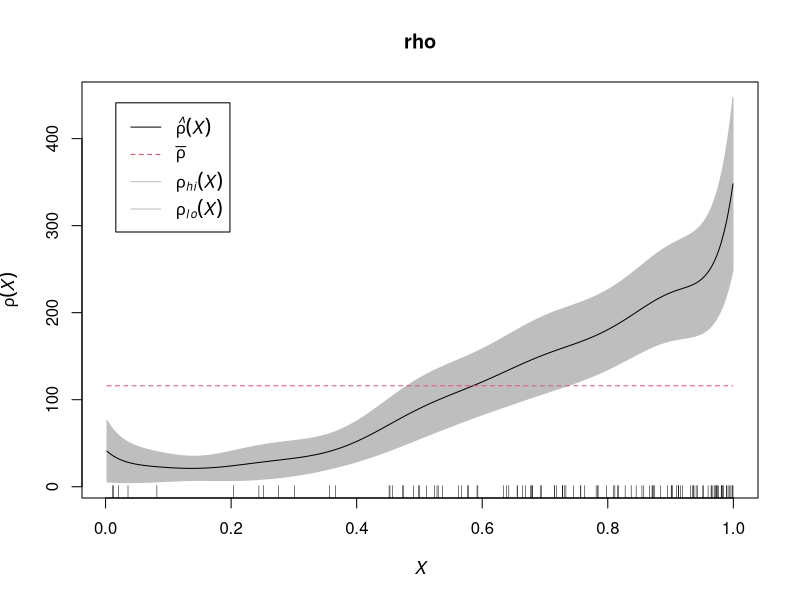
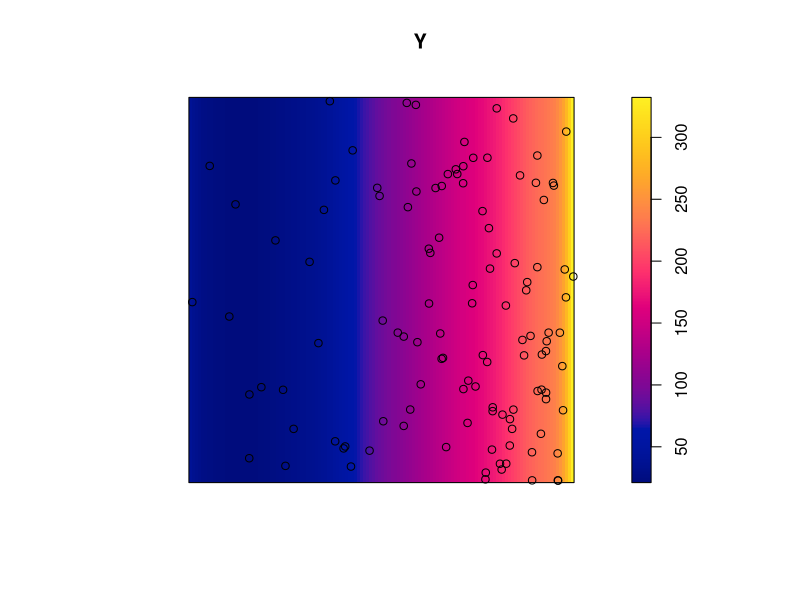
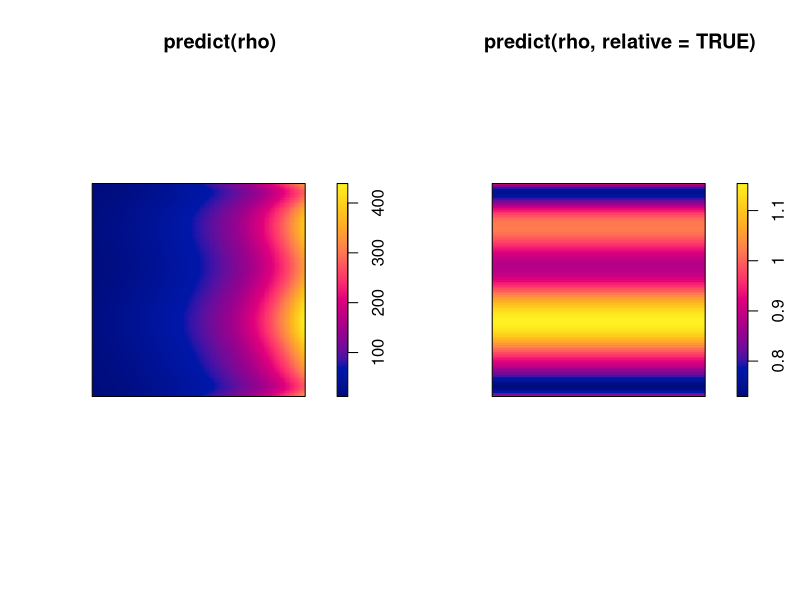
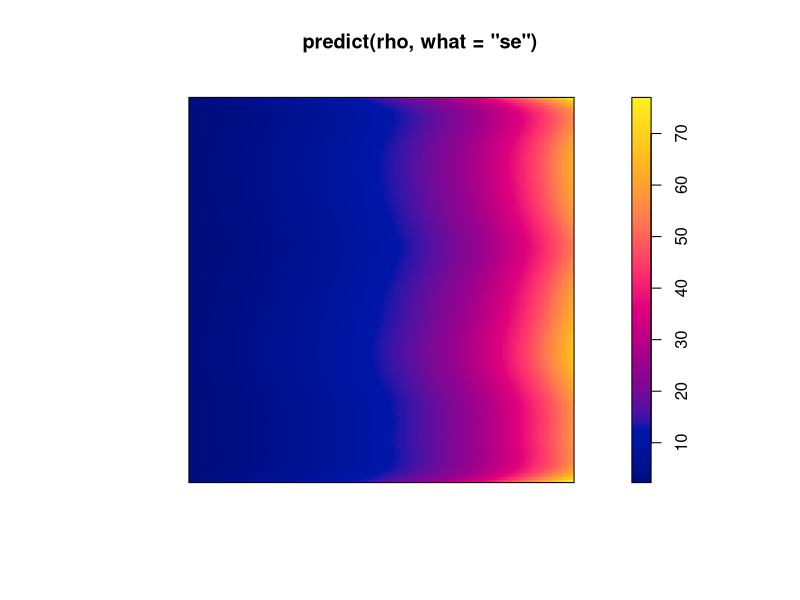

Reproduce these figures in R, in order.
library(spatstat)


### Name: methods.rhohat
### Title: Methods for Intensity Functions of Spatial Covariate
### Aliases: methods.rhohat print.rhohat plot.rhohat predict.rhohat
###   simulate.rhohat
### Keywords: spatial methods

### ** Examples

  X <-  rpoispp(function(x,y){exp(3+3*x)})
  rho <- rhohat(X, function(x,y){x})
  rho
  plot(rho)
  Y <- predict(rho)
  plot(Y)
  plot(simulate(rho), add=TRUE)
  # 
  fit <- ppm(X, ~x)
  rho <- rhohat(fit, "y")
  opa <- par(mfrow=c(1,2))
  plot(predict(rho))
  plot(predict(rho, relative=TRUE))
  par(opa)
  plot(predict(rho, what="se"))
